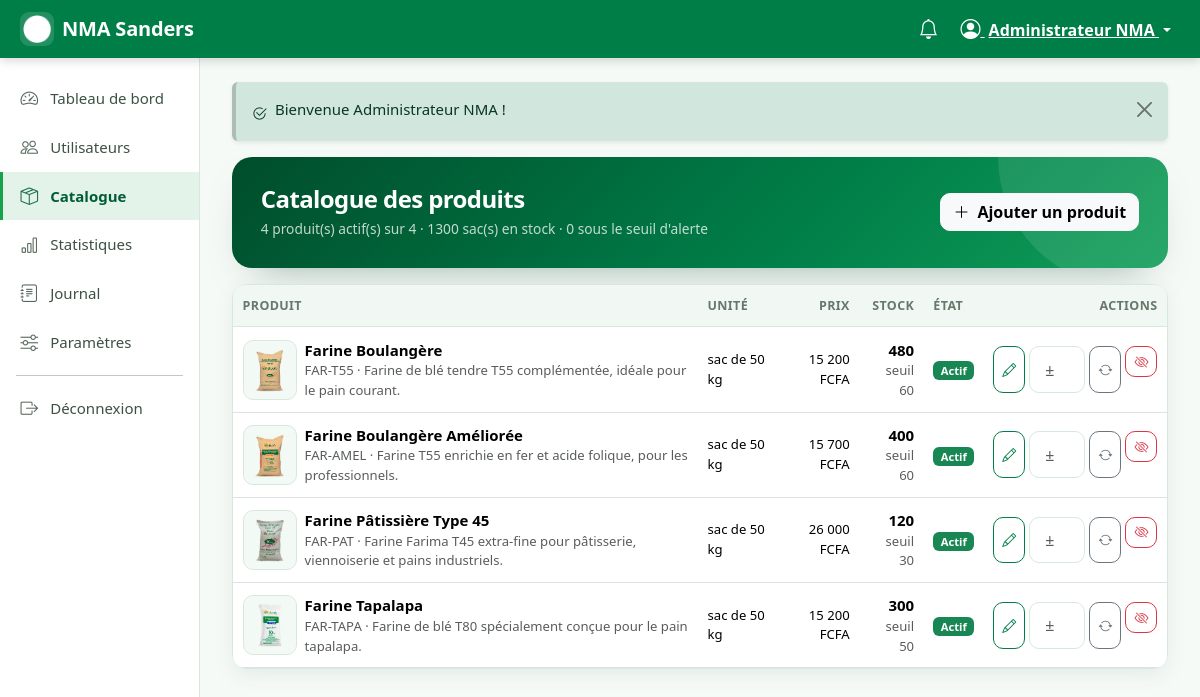
Page /index.php?r=administrateur/catalogue (signed in) on the committed database.
### tables this page shows
CREATE TABLE utilisateur (
    id                  INT UNSIGNED AUTO_INCREMENT PRIMARY KEY,
    nom                 VARCHAR(150)        NOT NULL,
    email               VARCHAR(190)        NOT NULL UNIQUE,
    telephone           VARCHAR(30)         DEFAULT NULL,
    mot_de_passe        VARCHAR(255)        NOT NULL,            
    role                ENUM('boulanger','gestionnaire','administrateur') NOT NULL DEFAULT 'boulanger',
    actif               TINYINT(1)          NOT NULL DEFAULT 0,  
    double_verification TINYINT(1)          NOT NULL DEFAULT 0,  
    code_securite       VARCHAR(255)        DEFAULT NULL,        
    tentatives_connexion TINYINT UNSIGNED   NOT NULL DEFAULT 0,
    bloque_jusqua       DATETIME            DEFAULT NULL,
    reset_token         VARCHAR(64)         DEFAULT NULL,
    reset_expire_le     DATETIME            DEFAULT NULL,
    derniere_connexion  DATETIME            DEFAULT NULL,
    cree_le             DATETIME            NOT NULL DEFAULT CURRENT_TIMESTAMP,
    maj_le              DATETIME            NOT NULL DEFAULT CURRENT_TIMESTAMP ON UPDATE CURRENT_TIMESTAMP,
    INDEX idx_user_role (role, actif)
);

CREATE TABLE produit (
    id                  INT UNSIGNED AUTO_INCREMENT PRIMARY KEY,
    reference           VARCHAR(50)         NOT NULL UNIQUE,
    libelle             VARCHAR(150)        NOT NULL,
    description         VARCHAR(255)        DEFAULT NULL,
    image               VARCHAR(255)        DEFAULT NULL,
    unite               VARCHAR(30)         NOT NULL DEFAULT 'sac de 50 kg',
    prix_unitaire       DECIMAL(12,2)       DEFAULT NULL,        
    stock_disponible    INT                 NOT NULL DEFAULT 0,
    seuil_alerte        INT                 NOT NULL DEFAULT 20,
    actif               TINYINT(1)          NOT NULL DEFAULT 1,
    cree_le             DATETIME            NOT NULL DEFAULT CURRENT_TIMESTAMP,
    maj_le              DATETIME            NOT NULL DEFAULT CURRENT_TIMESTAMP ON UPDATE CURRENT_TIMESTAMP,
    INDEX idx_produit_actif (actif)
);

### app/views/admin/catalogue.php (the view, shortened to what the rows shown need)
<div class="nma-catalogue-hero d-flex flex-wrap justify-content-between align-items-center gap-3 mb-3">
    <div>
        <h1 class="h4">Catalogue des produits</h1>
    </div>
</div>
<div class="card">
    <div class="card-body p-0">
        <?php if ($produits === []): ?>
            <div class="nma-empty"><i class="bi bi-box"></i>Aucun produit au catalogue.</div>
        <?php else: ?>
            <div class="table-responsive">
                <table class="table table-hover align-middle mb-0">
                    <thead>
                        <tr>
                            <th>Produit</th>
                            <th class="d-none d-md-table-cell">Unité</th>
                            <th class="text-end">Prix</th>
                            <th class="text-end">Stock</th>
                            <th>État</th>
                            <th class="text-end">Actions</th>
                        </tr>
                    </thead>
                    <tbody>
                    <?php foreach ($produits as $p): ?>
                        <tr>
                            <td>
                                <div class="d-flex align-items-center gap-2">
                                    <?php if (!empty($p['image'])): ?>
                                        <img src="<?= e(asset($p['image'])) ?>" alt="" class="nma-table-visuel" loading="lazy">
                                    <?php else: ?>
                                        <span class="nma-table-visuel d-inline-flex align-items-center justify-content-center text-muted">
                                            <i class="bi bi-image"></i>
                                        </span>
                                    <?php endif; ?>
                                    <div>
                                        <div class="fw-semibold"><?= e($p['libelle']) ?></div>
                                        <div class="text-small text-muted"><?= e($p['reference']) ?><?= !empty($p['description']) ? ' · ' . e($p['description']) : '' ?></div>
                                    </div>
                                </div>
                            </td>
                            <td class="d-none d-md-table-cell text-small"><?= e($p['unite']) ?></td>
                            <td class="text-end text-small nma-num"><?= e(fcfa($p['prix_unitaire'] !== null ? (float) $p['prix_unitaire'] : null)) ?></td>
                            <td class="text-end">
                                <span class="nma-num fw-semibold"><?= (int) $p['stock_disponible'] ?></span>
                                <div class="text-small text-muted">seuil <?= (int) $p['seuil_alerte'] ?></div>
                            </td>
                            <td>
                                <span class="badge text-bg-<?= (int) $p['actif'] === 1 ? 'success' : 'secondary' ?>">
                                    <?= (int) $p['actif'] === 1 ? 'Actif' : 'Retiré' ?>
                                </span>
                            </td>
                            <td class="text-end">
                                <div class="d-flex gap-1 justify-content-end">
                                    <button class="btn btn-sm btn-outline-nma" data-bs-toggle="modal"
                                            data-bs-target="#modalProduit<?= (int) $p['id'] ?>" title="Modifier">
                                        <i class="bi bi-pencil"></i>
                                    </button>
                                    <form method="post" action="<?= e(url('administrateur/catalogue/stock')) ?>" class="d-flex gap-1">
                                        <input type="number" class="form-control form-control-sm text-center" name="delta"
                                               placeholder="±" style="max-width:70px" inputmode="numeric" title="Ajuster le stock (+/-)">
                                        <button type="submit" class="btn btn-sm btn-outline-secondary" title="Appliquer l'ajustement">
                                            <i class="bi bi-arrow-repeat"></i>
                                        </button>
                                    </form>
                                    <form method="post" action="<?= e(url('administrateur/catalogue/activer')) ?>"
                                          data-confirmer="<?= (int) $p['actif'] === 1 ? 'Retirer ce produit du catalogue boulanger ?' : 'Remettre ce produit au catalogue ?' ?>">
                                        <button type="submit" class="btn btn-sm btn-outline-<?= (int) $p['actif'] === 1 ? 'danger' : 'success' ?>"
                                                title="<?= (int) $p['actif'] === 1 ? 'Retirer' : 'Activer' ?>">
                                            <i class="bi bi-<?= (int) $p['actif'] === 1 ? 'eye-slash' : 'eye' ?>"></i>
                                        </button>
                                    </form>
                                </div>
                            </td>
                        </tr>
                    <?php endforeach; ?>
                    </tbody>
                </table>
            </div>
        <?php endif; ?>
    </div>
</div>

### app/views/layouts/app.php (shortened to what the rows shown need)
<?php
$role        = $utilisateur['role'] ?? 'boulanger';
?>
<!doctype html>
<html lang="fr">
<head>
    <link href="https://cdn.jsdelivr.net/npm/bootstrap@5.3.3/dist/css/bootstrap.min.css" rel="stylesheet"
>
    <link href="https://cdn.jsdelivr.net/npm/bootstrap-icons@1.11.3/font/bootstrap-icons.min.css" rel="stylesheet">
    <link href="<?= e(asset('assets/css/app.css')) ?>" rel="stylesheet">
</head>
<body class="nma-app role-<?= e($role) ?>">
<nav class="navbar nma-navbar sticky-top">
    <div class="container-fluid">
        <div class="d-flex align-items-center gap-1 ms-auto">
            <div class="dropdown">
                <button class="btn btn-link text-white dropdown-toggle px-2" type="button" data-bs-toggle="dropdown"
                        aria-expanded="false">
                    <i class="bi bi-person-circle fs-5"></i>
                    <span class="d-none d-md-inline ms-1"><?= e(mb_substr((string) $utilisateur['nom'], 0, 18)) ?></span>
                </button>
            </div>
        </div>
    </div>
</nav>
<div class="container-fluid">
    <div class="row">
        <main class="col-lg-10 nma-content pb-5">
            <?= $contenu ?>
        </main>
    </div>
</div>
</body>
</html>

### rows in the picture
utilisateur: nom "Administrateur NMA"
produit: image (picture), libelle "Farine Boulangère", reference "FAR-T55", description "Farine de blé tendre T55 complémentée, idéale pour le pain courant.", unite "sac de 50 kg", prix_unitaire "15 200 FCFA", stock_disponible "480", seuil_alerte "60", actif "Actif"
produit: image (picture), libelle "Farine Boulangère Améliorée", reference "FAR-AMEL", description "Farine T55 enrichie en fer et acide folique, pour les professionnels.", unite "sac de 50 kg", prix_unitaire "15 700 FCFA", stock_disponible "400", seuil_alerte "60", actif "Actif"
produit: image (picture), libelle "Farine Pâtissière Type 45", reference "FAR-PAT", description "Farine Farima T45 extra-fine pour pâtisserie, viennoiserie et pains industriels.", unite "sac de 50 kg", prix_unitaire "26 000 FCFA", stock_disponible "120", seuil_alerte "30", actif "Actif"
produit: image (picture), libelle "Farine Tapalapa", reference "FAR-TAPA", description "Farine de blé T80 spécialement conçue pour le pain tapalapa.", unite "sac de 50 kg", prix_unitaire "15 200 FCFA", stock_disponible "300", seuil_alerte "50", actif "Actif"

### other values in the picture
APP_NAME "NMA Sanders"
$libelle "Tableau de bord"
$libelle "Utilisateurs"
$libelle "Catalogue"
$libelle "Statistiques"
$libelle "Journal"
$libelle "Paramètres"
$msg['message'] "Bienvenue Administrateur NMA !"
$stats['actifs'] "4"
$stats['total'] "4"
$stats['stock'] "1300"
$stats['alerte'] "0"
